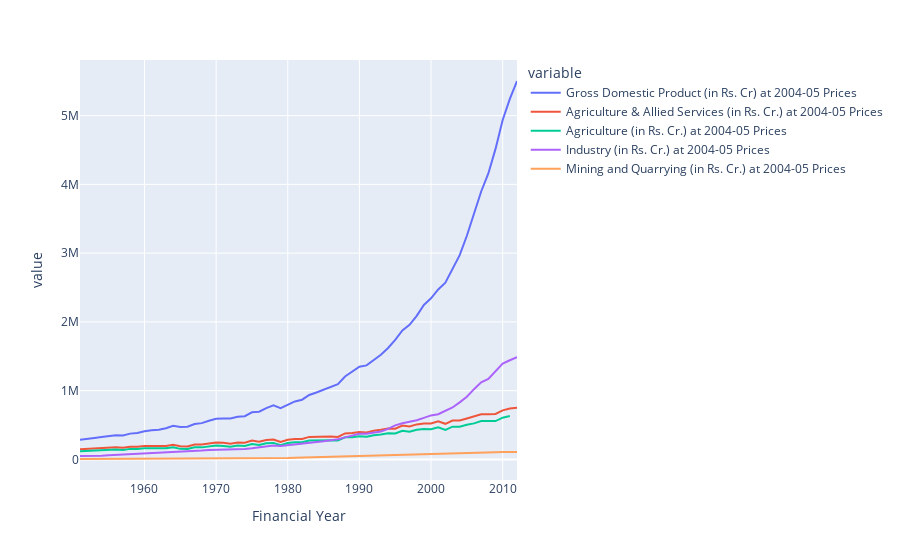

Notebook cell for this chart:
### Code cell
fig = px.line(gdp_major_sector, x='Financial Year', y=['Gross Domestic Product (in Rs. Cr) at 2004-05 Prices',
       'Agriculture & Allied Services (in Rs. Cr.) at 2004-05 Prices',
       'Agriculture (in Rs. Cr.) at 2004-05 Prices',
       'Industry (in Rs. Cr.) at 2004-05 Prices',
       'Mining and Quarrying (in Rs. Cr.) at 2004-05 Prices'])
fig.show()
